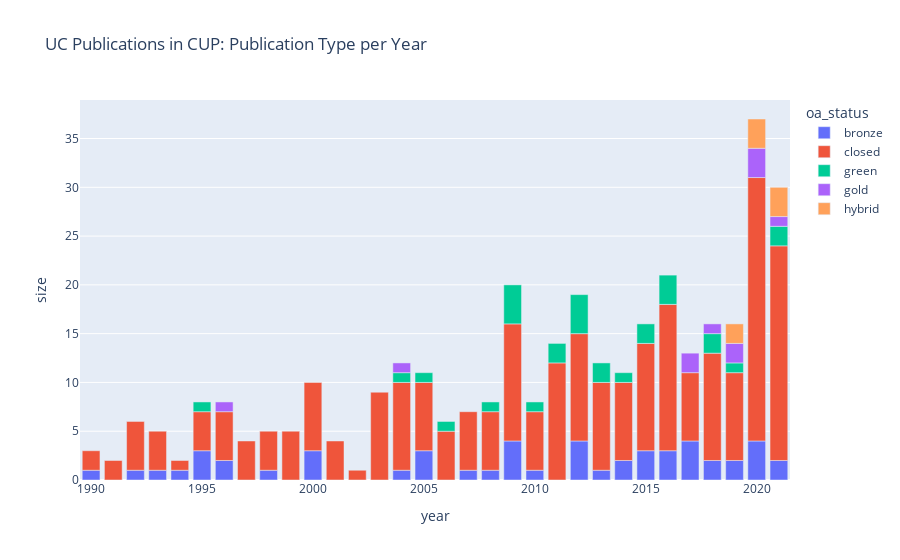

Notebook code cell kept with this figure:
### Markdown cell above
## Run the below box to see the number of publications per year colored by OA type. Includes closed publications
Hover over the colored stacks to see the number of type of publication (OA type or closed) per year. You can select ranges by dragging over an area. Double click to go back to default view.

### Code cell
oa_stack_df = new_df2.groupby(["year","oa_status"],as_index=False).size()

fig = px.bar(oa_stack_df, x="year", y="size", color="oa_status", title="UC Publications in CUP: Publication Type per Year"
             #,hover_data=[mode(new_df3.journal.title)]
            )
fig.show()

### Figure 1 — Plotly figure (JSON) as saved in the notebook; plotly's stock layout.template omitted (floating-point values rounded to 4 significant figures)
{"data": [{"alignmentgroup": "True", "hovertemplate": "oa_status=bronze<br>year=%{x}<br>size=%{y}<extra></extra>", "legendgroup": "bronze", "marker": {"color": "#636efa", "pattern": {"shape": ""}}, "name": "bronze", "offsetgroup": "bronze", "orientation": "v", "showlegend": true, "textposition": "auto", "type": "bar", "x": [1990, 1992, 1993, 1994, 1995, 1996, 1998, 2000, 2004, 2005, 2007, 2008, 2009, 2010, 2012, 2013, 2014, 2015, 2016, 2017, 2018, 2019, 2020, 2021], "xaxis": "x", "y": [1, 1, 1, 1, 3, 2, 1, 3, 1, 3, 1, 1, 4, 1, 4, 1, 2, 3, 3, 4, 2, 2, 4, 2], "yaxis": "y"}, {"alignmentgroup": "True", "hovertemplate": "oa_status=closed<br>year=%{x}<br>size=%{y}<extra></extra>", "legendgroup": "closed", "marker": {"color": "#EF553B", "pattern": {"shape": ""}}, "name": "closed", "offsetgroup": "closed", "orientation": "v", "showlegend": true, "textposition": "auto", "type": "bar", "x": [1990, 1991, 1992, 1993, 1994, 1995, 1996, 1997, 1998, 1999, 2000, 2001, 2002, 2003, 2004, 2005, 2006, 2007, 2008, 2009, 2010, 2011, 2012, 2013, 2014, 2015, 2016, 2017, 2018, 2019, 2020, 2021], "xaxis": "x", "y": [2, 2, 5, 4, 1, 4, 5, 4, 4, 5, 7, 4, 1, 9, 9, 7, 5, 6, 6, 12, 6, 12, 11, 9, 8, 11, 15, 7, 11, 9, 27, 22], "yaxis": "y"}, {"alignmentgroup": "True", "hovertemplate": "oa_status=green<br>year=%{x}<br>size=%{y}<extra></extra>", "legendgroup": "green", "marker": {"color": "#00cc96", "pattern": {"shape": ""}}, "name": "green", "offsetgroup": "green", "orientation": "v", "showlegend": true, "textposition": "auto", "type": "bar", "x": [1995, 2004, 2005, 2006, 2008, 2009, 2010, 2011, 2012, 2013, 2014, 2015, 2016, 2018, 2019, 2021], "xaxis": "x", "y": [1, 1, 1, 1, 1, 4, 1, 2, 4, 2, 1, 2, 3, 2, 1, 2], "yaxis": "y"}, {"alignmentgroup": "True", "hovertemplate": "oa_status=gold<br>year=%{x}<br>size=%{y}<extra></extra>", "legendgroup": "gold", "marker": {"color": "#ab63fa", "pattern": {"shape": ""}}, "name": "gold", "offsetgroup": "gold", "orientation": "v", "showlegend": true, "textposition": "auto", "type": "bar", "x": [1996, 2004, 2017, 2018, 2019, 2020, 2021], "xaxis": "x", "y": [1, 1, 2, 1, 2, 3, 1], "yaxis": "y"}, {"alignmentgroup": "True", "hovertemplate": "oa_status=hybrid<br>year=%{x}<br>size=%{y}<extra></extra>", "legendgroup": "hybrid", "marker": {"color": "#FFA15A", "pattern": {"shape": ""}}, "name": "hybrid", "offsetgroup": "hybrid", "orientation": "v", "showlegend": true, "textposition": "auto", "type": "bar", "x": [2019, 2020, 2021], "xaxis": "x", "y": [2, 3, 3], "yaxis": "y"}], "layout": {"barmode": "relative", "legend": {"title": {"text": "oa_status"}, "tracegroupgap": 0}, "title": {"text": "UC Publications in CUP: Publication Type per Year"}, "xaxis": {"anchor": "y", "domain": [0, 1], "title": {"text": "year"}}, "yaxis": {"anchor": "x", "domain": [0, 1], "title": {"text": "size"}}}}
